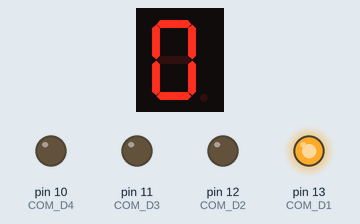
Recording of a sketch running on a simulated Arduino Uno, built with avr-gcc and run on an emulated ATmega328P. Parts: 1-digit seven-segment display, output pins drawn as LEDs (lit = HIGH). Wiring (inferred from the names in the program): 1-digit 7-segment display, segments lit when HIGH: segments pin 2, pin 3, pin 4, pin 5, pin 6, pin 7, pin 8, pin 9. The segment pins are drawn as the display they are named for; pins used as bus, display or sensor lines are not drawn.

Above: at 0.15 s.
At 1.65 s:
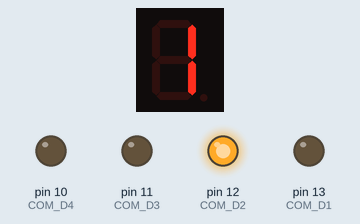
At 3.45 s:
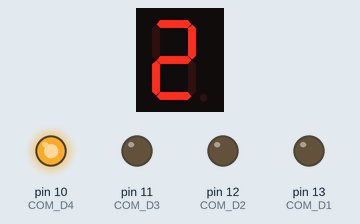
At 6.45 s:
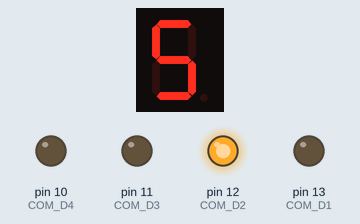
At 9.45 s:
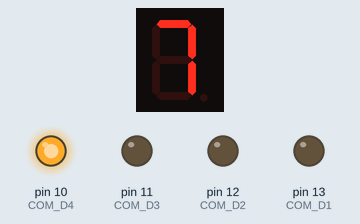
At 12.75 s:
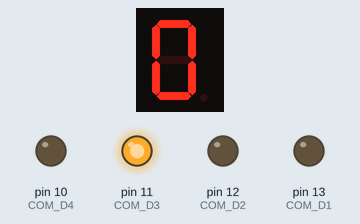
Timing chart, 0 to 40.0 s (numbered marks = the images above):
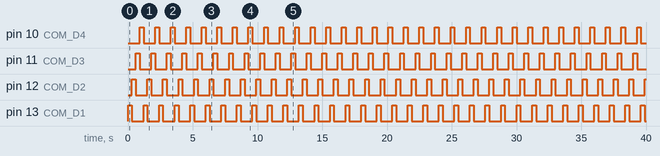

Measured:
- by itself, pin 10 (COM_D4), pin 11 (COM_D3), pin 12 (COM_D2), pin 13 (COM_D1): alternates HIGH for 0.30 s and LOW for 0.90 s
- by itself, everything shown: repeats every 12.0 s, in 40 steps
- what the display in image 1 shows lasts 1.2 s, from 1.2 s to 2.4 s

The sketch:

_7Seg_Part1.ino
```cpp
int SEG_A = 2;
int SEG_B = 3;
int SEG_C = 4;
int SEG_D = 5;
int SEG_E = 6;
int SEG_F = 7;
int SEG_G = 8;
int SEG_DP = 9;
int COM_D4 = 10;
int COM_D3 = 11;
int COM_D2 = 12;
int COM_D1 = 13;

int number = 0;

char _7SEG_TABLE[] = {0b11111100,
                      0b01100000,
                      0b11011010,
                      0b11110010,
                      0b01100110,
                      0b10110110,
                      0b10111110,
                      0b11100000,
                      0b11111110,
                      0b11110110,
                      0b11101110,
                      0b00111110,
                      0b10011100,
                      0b01111010,
                      0b10011110,
                      0b10001110,
                      0b00000000
                     };

void setup() {
  // Segment:
  pinMode(SEG_A, OUTPUT);
  pinMode(SEG_B, OUTPUT);
  pinMode(SEG_C, OUTPUT);
  pinMode(SEG_D, OUTPUT);
  pinMode(SEG_E, OUTPUT);
  pinMode(SEG_F, OUTPUT);
  pinMode(SEG_G, OUTPUT);
  pinMode(SEG_DP, OUTPUT);
  // Digit Common
  pinMode(COM_D1, OUTPUT);
  pinMode(COM_D2, OUTPUT);
  pinMode(COM_D3, OUTPUT);
  pinMode(COM_D4, OUTPUT);
}

void loop() {

  // show same number on each digit
  for (int i = 0; i < 4; i++) {
    displaySeg(number,i);
    delay(300);
  }

  // increase number
  number++;

  // reset number to 0 when it's 9
  if (number > 9) number = 0;

}

void displaySeg(int number, int digit) {
  digitalWrite(SEG_A, _7SEG_TABLE[number] & 1 << 7);
  digitalWrite(SEG_B, _7SEG_TABLE[number] & 1 << 6);
  digitalWrite(SEG_C, _7SEG_TABLE[number] & 1 << 5);
  digitalWrite(SEG_D, _7SEG_TABLE[number] & 1 << 4);
  digitalWrite(SEG_E, _7SEG_TABLE[number] & 1 << 3);
  digitalWrite(SEG_F, _7SEG_TABLE[number] & 1 << 2);
  digitalWrite(SEG_G, _7SEG_TABLE[number] & 1 << 1);
  digitalWrite(SEG_DP, _7SEG_TABLE[number] & 1 << 0);
  digitalWrite(COM_D1, 1 & 1 << digit);
  digitalWrite(COM_D2, 2 & 1 << digit);
  digitalWrite(COM_D3, 4 & 1 << digit);
  digitalWrite(COM_D4, 8 & 1 << digit);
}
```
